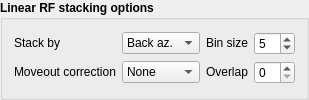
           <widget class="QGroupBox" name="groupBox_5">
            <property name="font">
             <font>
              <weight>75</weight>
              <bold>true</bold>
             </font>
            </property>
            <property name="title">
             <string>Linear RF stacking options</string>
            </property>
            <layout class="QVBoxLayout" name="verticalLayout">
             <item>
              <layout class="QGridLayout" name="gridLayout_7">
               <item row="0" column="0">
                <widget class="QLabel" name="label_5">
                 <property name="sizePolicy">
                  <sizepolicy hsizetype="Maximum" vsizetype="Fixed">
                   <horstretch>0</horstretch>
                   <verstretch>0</verstretch>
                  </sizepolicy>
                 </property>
                 <property name="font">
                  <font>
                   <weight>50</weight>
                   <bold>false</bold>
                  </font>
                 </property>
                 <property name="text">
                  <string>Stack by</string>
                 </property>
                </widget>
               </item>
               <item row="0" column="1">
                <widget class="QComboBox" name="comboBox_2">
                 <property name="sizePolicy">
                  <sizepolicy hsizetype="Preferred" vsizetype="Fixed">
                   <horstretch>0</horstretch>
                   <verstretch>0</verstretch>
                  </sizepolicy>
                 </property>
                 <property name="font">
                  <font>
                   <weight>50</weight>
                   <bold>false</bold>
                  </font>
                 </property>
                 <item>
                  <property name="text">
                   <string>Back az.</string>
                  </property>
                 </item>
                 <item>
                  <property name="text">
                   <string>Distance</string>
                  </property>
                 </item>
                </widget>
               </item>
               <item row="0" column="2">
                <widget class="QLabel" name="label_6">
                 <property name="sizePolicy">
                  <sizepolicy hsizetype="Maximum" vsizetype="Fixed">
                   <horstretch>0</horstretch>
                   <verstretch>0</verstretch>
                  </sizepolicy>
                 </property>
                 <property name="font">
                  <font>
                   <weight>50</weight>
                   <bold>false</bold>
                  </font>
                 </property>
                 <property name="text">
                  <string>Bin size</string>
                 </property>
                </widget>
               </item>
               <item row="1" column="1">
                <widget class="QComboBox" name="comboBox_4">
                 <property name="sizePolicy">
                  <sizepolicy hsizetype="Preferred" vsizetype="Fixed">
                   <horstretch>0</horstretch>
                   <verstretch>0</verstretch>
                  </sizepolicy>
                 </property>
                 <property name="font">
                  <font>
                   <weight>50</weight>
                   <bold>false</bold>
                  </font>
                 </property>
                 <item>
                  <property name="text">
                   <string>None</string>
                  </property>
                 </item>
                 <item>
                  <property name="text">
                   <string>Ps</string>
                  </property>
                 </item>
                </widget>
               </item>
               <item row="1" column="0">
                <widget class="QLabel" name="label_9">
                 <property name="sizePolicy">
                  <sizepolicy hsizetype="Maximum" vsizetype="Fixed">
                   <horstretch>0</horstretch>
                   <verstretch>0</verstretch>
                  </sizepolicy>
                 </property>
                 <property name="font">
                  <font>
                   <weight>50</weight>
                   <bold>false</bold>
                  </font>
                 </property>
                 <property name="text">
                  <string>Moveout correction</string>
                 </property>
                </widget>
               </item>
               <item row="0" column="3">
                <widget class="QSpinBox" name="spinBox">
                 <property name="font">
                  <font>
                   <weight>50</weight>
                   <bold>false</bold>
                  </font>
                 </property>
                 <property name="value">
                  <number>5</number>
                 </property>
                </widget>
               </item>
               <item row="1" column="2">
                <widget class="QLabel" name="label_8">
                 <property name="sizePolicy">
                  <sizepolicy hsizetype="Maximum" vsizetype="Fixed">
                   <horstretch>0</horstretch>
                   <verstretch>0</verstretch>
                  </sizepolicy>
                 </property>
                 <property name="font">
                  <font>
                   <weight>50</weight>
                   <bold>false</bold>
                  </font>
                 </property>
                 <property name="text">
                  <string>Overlap</string>
                 </property>
                </widget>
               </item>
               <item row="1" column="3">
                <widget class="QSpinBox" name="spinBox_2">
                 <property name="font">
                  <font>
                   <weight>50</weight>
                   <bold>false</bold>
                  </font>
                 </property>
                 <property name="value">
                  <number>0</number>
                 </property>
                </widget>
               </item>
              </layout>
             </item>
            </layout>
           </widget>
